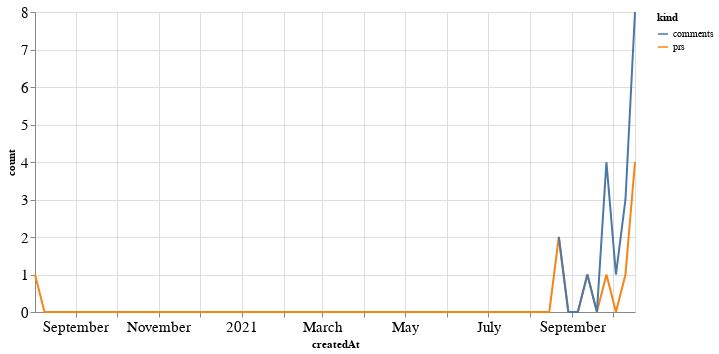

Here is the notebook cell this chart was saved with:
### Code cell
alt.Chart(total_time, width=600).mark_line().encode(
    x='createdAt',
    y='count',
    color='kind'
)

### Figure 1 — Vega-Lite specification as saved in the notebook (floating-point values rounded to 4 significant figures)
{"config": {"axisLeft": {"labelFontSize": 15}, "axisBottom": {"labelFontSize": 15}}, "data": {"name": "data-0677592a57aa64c515f97266af982346"}, "mark": "line", "encoding": {"color": {"type": "nominal", "field": "kind"}, "x": {"type": "temporal", "field": "createdAt"}, "y": {"type": "quantitative", "field": "count"}}, "width": 600, "$schema": "https://vega.github.io/schema/vega-lite/v4.8.1.json", "datasets": {"data-0677592a57aa64c515f97266af982346": [{"createdAt": "2020-08-02T00:00:00", "kind": "prs", "count": 1.0}, {"createdAt": "2020-08-09T00:00:00", "kind": "prs", "count": 0.0}, {"createdAt": "2020-08-16T00:00:00", "kind": "prs", "count": 0.0}, {"createdAt": "2020-08-23T00:00:00", "kind": "prs", "count": 0.0}, {"createdAt": "2020-08-30T00:00:00", "kind": "prs", "count": 0.0}, {"createdAt": "2020-09-06T00:00:00", "kind": "prs", "count": 0.0}, {"createdAt": "2020-09-13T00:00:00", "kind": "prs", "count": 0.0}, {"createdAt": "2020-09-20T00:00:00", "kind": "prs", "count": 0.0}, {"createdAt": "2020-09-27T00:00:00", "kind": "prs", "count": 0.0}, {"createdAt": "2020-10-04T00:00:00", "kind": "prs", "count": 0.0}, {"createdAt": "2020-10-11T00:00:00", "kind": "prs", "count": 0.0}, {"createdAt": "2020-10-18T00:00:00", "kind": "prs", "count": 0.0}, {"createdAt": "2020-10-25T00:00:00", "kind": "prs", "count": 0.0}, {"createdAt": "2020-11-01T00:00:00", "kind": "prs", "count": 0.0}, {"createdAt": "2020-11-08T00:00:00", "kind": "prs", "count": 0.0}, {"createdAt": "2020-11-15T00:00:00", "kind": "prs", "count": 0.0}, {"createdAt": "2020-11-22T00:00:00", "kind": "prs", "count": 0.0}, {"createdAt": "2020-11-29T00:00:00", "kind": "prs", "count": 0.0}, {"createdAt": "2020-12-06T00:00:00", "kind": "prs", "count": 0.0}, {"createdAt": "2020-12-13T00:00:00", "kind": "prs", "count": 0.0}, {"createdAt": "2020-12-20T00:00:00", "kind": "prs", "count": 0.0}, {"createdAt": "2020-12-27T00:00:00", "kind": "prs", "count": 0.0}, {"createdAt": "2021-01-03T00:00:00", "kind": "prs", "count": 0.0}, {"createdAt": "2021-01-10T00:00:00", "kind": "prs", "count": 0.0}, {"createdAt": "2021-01-17T00:00:00", "kind": "prs", "count": 0.0}, {"createdAt": "2021-01-24T00:00:00", "kind": "prs", "count": 0.0}, {"createdAt": "2021-01-31T00:00:00", "kind": "prs", "count": 0.0}, {"createdAt": "2021-02-07T00:00:00", "kind": "prs", "count": 0.0}, {"createdAt": "2021-02-14T00:00:00", "kind": "prs", "count": 0.0}, {"createdAt": "2021-02-21T00:00:00", "kind": "prs", "count": 0.0}, {"createdAt": "2021-02-28T00:00:00", "kind": "prs", "count": 0.0}, {"createdAt": "2021-03-07T00:00:00", "kind": "prs", "count": 0.0}, {"createdAt": "2021-03-14T00:00:00", "kind": "prs", "count": 0.0}, {"createdAt": "2021-03-21T00:00:00", "kind": "prs", "count": 0.0}, {"createdAt": "2021-03-28T00:00:00", "kind": "prs", "count": 0.0}, {"createdAt": "2021-04-04T00:00:00", "kind": "prs", "count": 0.0}, {"createdAt": "2021-04-11T00:00:00", "kind": "prs", "count": 0.0}, {"createdAt": "2021-04-18T00:00:00", "kind": "prs", "count": 0.0}, {"createdAt": "2021-04-25T00:00:00", "kind": "prs", "count": 0.0}, {"createdAt": "2021-05-02T00:00:00", "kind": "prs", "count": 0.0}, {"createdAt": "2021-05-09T00:00:00", "kind": "prs", "count": 0.0}, {"createdAt": "2021-05-16T00:00:00", "kind": "prs", "count": 0.0}, {"createdAt": "2021-05-23T00:00:00", "kind": "prs", "count": 0.0}, {"createdAt": "2021-05-30T00:00:00", "kind": "prs", "count": 0.0}, {"createdAt": "2021-06-06T00:00:00", "kind": "prs", "count": 0.0}, {"createdAt": "2021-06-13T00:00:00", "kind": "prs", "count": 0.0}, {"createdAt": "2021-06-20T00:00:00", "kind": "prs", "count": 0.0}, {"createdAt": "2021-06-27T00:00:00", "kind": "prs", "count": 0.0}, {"createdAt": "2021-07-04T00:00:00", "kind": "prs", "count": 0.0}, {"createdAt": "2021-07-11T00:00:00", "kind": "prs", "count": 0.0}, {"createdAt": "2021-07-18T00:00:00", "kind": "prs", "count": 0.0}, {"createdAt": "2021-07-25T00:00:00", "kind": "prs", "count": 0.0}, {"createdAt": "2021-08-01T00:00:00", "kind": "prs", "count": 0.0}, {"createdAt": "2021-08-08T00:00:00", "kind": "prs", "count": 0.0}, {"createdAt": "2021-08-15T00:00:00", "kind": "prs", "count": 0.0}, {"createdAt": "2021-08-22T00:00:00", "kind": "prs", "count": 2.0}, {"createdAt": "2021-08-29T00:00:00", "kind": "prs", "count": 0.0}, {"createdAt": "2021-09-05T00:00:00", "kind": "prs", "count": 0.0}, {"createdAt": "2021-09-12T00:00:00", "kind": "prs", "count": 1.0}, {"createdAt": "2021-09-19T00:00:00", "kind": "prs", "count": 0.0}, {"createdAt": "2021-09-26T00:00:00", "kind": "prs", "count": 1.0}, {"createdAt": "2021-10-03T00:00:00", "kind": "prs", "count": 0.0}, {"createdAt": "2021-10-10T00:00:00", "kind": "prs", "count": 1.0}, {"createdAt": "2021-10-17T00:00:00", "kind": "prs", "count": 4.0}, {"createdAt": "2020-08-02T00:00:00", "kind": "comments", "count": null}, {"createdAt": "2020-08-09T00:00:00", "kind": "comments", "count": null}, {"createdAt": "2020-08-16T00:00:00", "kind": "comments", "count": null}, {"createdAt": "2020-08-23T00:00:00", "kind": "comments", "count": null}, {"createdAt": "2020-08-30T00:00:00", "kind": "comments", "count": null}, {"createdAt": "2020-09-06T00:00:00", "kind": "comments", "count": null}, {"createdAt": "2020-09-13T00:00:00", "kind": "comments", "count": null}, {"createdAt": "2020-09-20T00:00:00", "kind": "comments", "count": null}, {"createdAt": "2020-09-27T00:00:00", "kind": "comments", "count": null}, {"createdAt": "2020-10-04T00:00:00", "kind": "comments", "count": null}, {"createdAt": "2020-10-11T00:00:00", "kind": "comments", "count": null}, {"createdAt": "2020-10-18T00:00:00", "kind": "comments", "count": null}, {"createdAt": "2020-10-25T00:00:00", "kind": "comments", "count": null}, {"createdAt": "2020-11-01T00:00:00", "kind": "comments", "count": null}, {"createdAt": "2020-11-08T00:00:00", "kind": "comments", "count": null}, {"createdAt": "2020-11-15T00:00:00", "kind": "comments", "count": null}, {"createdAt": "2020-11-22T00:00:00", "kind": "comments", "count": null}, {"createdAt": "2020-11-29T00:00:00", "kind": "comments", "count": null}, {"createdAt": "2020-12-06T00:00:00", "kind": "comments", "count": null}, {"createdAt": "2020-12-13T00:00:00", "kind": "comments", "count": null}, {"createdAt": "2020-12-20T00:00:00", "kind": "comments", "count": null}, {"createdAt": "2020-12-27T00:00:00", "kind": "comments", "count": null}, {"createdAt": "2021-01-03T00:00:00", "kind": "comments", "count": null}, {"createdAt": "2021-01-10T00:00:00", "kind": "comments", "count": null}, {"createdAt": "2021-01-17T00:00:00", "kind": "comments", "count": null}, {"createdAt": "2021-01-24T00:00:00", "kind": "comments", "count": null}, {"createdAt": "2021-01-31T00:00:00", "kind": "comments", "count": null}, {"createdAt": "2021-02-07T00:00:00", "kind": "comments", "count": null}, {"createdAt": "2021-02-14T00:00:00", "kind": "comments", "count": null}, {"createdAt": "2021-02-21T00:00:00", "kind": "comments", "count": null}, {"createdAt": "2021-02-28T00:00:00", "kind": "comments", "count": null}, {"createdAt": "2021-03-07T00:00:00", "kind": "comments", "count": null}, {"createdAt": "2021-03-14T00:00:00", "kind": "comments", "count": null}, {"createdAt": "2021-03-21T00:00:00", "kind": "comments", "count": null}, {"createdAt": "2021-03-28T00:00:00", "kind": "comments", "count": null}, {"createdAt": "2021-04-04T00:00:00", "kind": "comments", "count": null}, {"createdAt": "2021-04-11T00:00:00", "kind": "comments", "count": null}, {"createdAt": "2021-04-18T00:00:00", "kind": "comments", "count": null}, {"createdAt": "2021-04-25T00:00:00", "kind": "comments", "count": null}, {"createdAt": "2021-05-02T00:00:00", "kind": "comments", "count": null}, {"createdAt": "2021-05-09T00:00:00", "kind": "comments", "count": null}, {"createdAt": "2021-05-16T00:00:00", "kind": "comments", "count": null}, {"createdAt": "2021-05-23T00:00:00", "kind": "comments", "count": null}, {"createdAt": "2021-05-30T00:00:00", "kind": "comments", "count": null}, {"createdAt": "2021-06-06T00:00:00", "kind": "comments", "count": null}, {"createdAt": "2021-06-13T00:00:00", "kind": "comments", "count": null}, {"createdAt": "2021-06-20T00:00:00", "kind": "comments", "count": null}, {"createdAt": "2021-06-27T00:00:00", "kind": "comments", "count": null}, {"createdAt": "2021-07-04T00:00:00", "kind": "comments", "count": null}, {"createdAt": "2021-07-11T00:00:00", "kind": "comments", "count": null}, {"createdAt": "2021-07-18T00:00:00", "kind": "comments", "count": null}, {"createdAt": "2021-07-25T00:00:00", "kind": "comments", "count": null}, {"createdAt": "2021-08-01T00:00:00", "kind": "comments", "count": null}, {"createdAt": "2021-08-08T00:00:00", "kind": "comments", "count": null}, {"createdAt": "2021-08-15T00:00:00", "kind": "comments", "count": null}, {"createdAt": "2021-08-22T00:00:00", "kind": "comments", "count": 2.0}, {"createdAt": "2021-08-29T00:00:00", "kind": "comments", "count": 0.0}, {"createdAt": "2021-09-05T00:00:00", "kind": "comments", "count": 0.0}, {"createdAt": "2021-09-12T00:00:00", "kind": "comments", "count": 1.0}, {"createdAt": "2021-09-19T00:00:00", "kind": "comments", "count": 0.0}, {"createdAt": "2021-09-26T00:00:00", "kind": "comments", "count": 4.0}, {"createdAt": "2021-10-03T00:00:00", "kind": "comments", "count": 1.0}, {"createdAt": "2021-10-10T00:00:00", "kind": "comments", "count": 3.0}, {"createdAt": "2021-10-17T00:00:00", "kind": "comments", "count": 8.0}]}}
